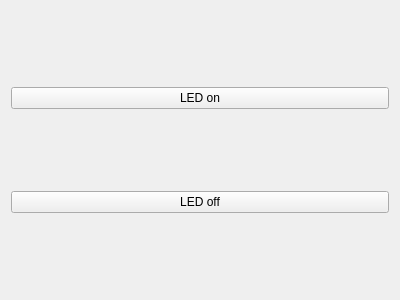
<?xml version="1.0" encoding="UTF-8"?>
<ui version="4.0">
 <class>Form</class>
 <widget class="QWidget" name="Form">
  <property name="geometry">
   <rect>
    <x>0</x>
    <y>0</y>
    <width>400</width>
    <height>300</height>
   </rect>
  </property>
  <property name="windowTitle">
   <string>Form</string>
  </property>
  <layout class="QVBoxLayout" name="verticalLayout">
   <item>
    <widget class="QPushButton" name="turn_on_led_button">
     <property name="text">
      <string>LED on</string>
     </property>
    </widget>
   </item>
   <item>
    <widget class="QPushButton" name="turn_off_led_button">
     <property name="text">
      <string>LED off</string>
     </property>
    </widget>
   </item>
  </layout>
 </widget>
 <resources/>
 <connections/>
</ui>
